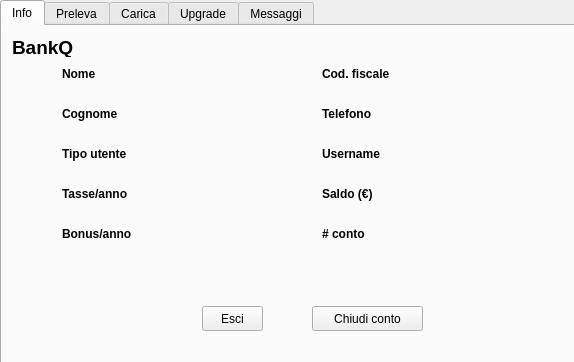
<?xml version="1.0" encoding="UTF-8"?>
<ui version="4.0">
 <class>UserInfo</class>
 <widget class="QDialog" name="UserInfo">
  <property name="geometry">
   <rect>
    <x>0</x>
    <y>0</y>
    <width>574</width>
    <height>362</height>
   </rect>
  </property>
  <property name="windowTitle">
   <string>BankQ</string>
  </property>
  <widget class="QTabWidget" name="tabWidget">
   <property name="geometry">
    <rect>
     <x>0</x>
     <y>0</y>
     <width>900</width>
     <height>700</height>
    </rect>
   </property>
   <property name="locale">
    <locale language="Italian" country="Italy"/>
   </property>
   <property name="currentIndex">
    <number>0</number>
   </property>
   <widget class="QWidget" name="tab">
    <attribute name="title">
     <string>Info</string>
    </attribute>
    <widget class="QLabel" name="label">
     <property name="geometry">
      <rect>
       <x>60</x>
       <y>40</y>
       <width>67</width>
       <height>17</height>
      </rect>
     </property>
     <property name="text">
      <string>&lt;html&gt;&lt;head/&gt;&lt;body&gt;&lt;p&gt;&lt;span style=&quot; font-weight:600;&quot;&gt;Nome&lt;/span&gt;&lt;/p&gt;&lt;/body&gt;&lt;/html&gt;</string>
     </property>
    </widget>
    <widget class="QLabel" name="label_2">
     <property name="geometry">
      <rect>
       <x>60</x>
       <y>80</y>
       <width>71</width>
       <height>17</height>
      </rect>
     </property>
     <property name="text">
      <string>&lt;html&gt;&lt;head/&gt;&lt;body&gt;&lt;p&gt;&lt;span style=&quot; font-weight:600;&quot;&gt;Cognome&lt;/span&gt;&lt;/p&gt;&lt;/body&gt;&lt;/html&gt;</string>
     </property>
    </widget>
    <widget class="QLabel" name="label_3">
     <property name="geometry">
      <rect>
       <x>320</x>
       <y>160</y>
       <width>67</width>
       <height>17</height>
      </rect>
     </property>
     <property name="text">
      <string>&lt;html&gt;&lt;head/&gt;&lt;body&gt;&lt;p&gt;&lt;span style=&quot; font-weight:600;&quot;&gt;Saldo (€)&lt;/span&gt;&lt;/p&gt;&lt;/body&gt;&lt;/html&gt;</string>
     </property>
    </widget>
    <widget class="QLabel" name="label_4">
     <property name="geometry">
      <rect>
       <x>180</x>
       <y>40</y>
       <width>111</width>
       <height>17</height>
      </rect>
     </property>
     <property name="text">
      <string/>
     </property>
    </widget>
    <widget class="QLabel" name="label_5">
     <property name="geometry">
      <rect>
       <x>180</x>
       <y>80</y>
       <width>101</width>
       <height>17</height>
      </rect>
     </property>
     <property name="text">
      <string/>
     </property>
    </widget>
    <widget class="QLabel" name="label_6">
     <property name="geometry">
      <rect>
       <x>180</x>
       <y>120</y>
       <width>111</width>
       <height>17</height>
      </rect>
     </property>
     <property name="text">
      <string/>
     </property>
    </widget>
    <widget class="QToolButton" name="toolButton">
     <property name="geometry">
      <rect>
       <x>200</x>
       <y>280</y>
       <width>61</width>
       <height>25</height>
      </rect>
     </property>
     <property name="text">
      <string>Esci</string>
     </property>
    </widget>
    <widget class="QToolButton" name="toolButton_2">
     <property name="geometry">
      <rect>
       <x>310</x>
       <y>280</y>
       <width>111</width>
       <height>25</height>
      </rect>
     </property>
     <property name="text">
      <string>Chiudi conto</string>
     </property>
    </widget>
    <widget class="QLabel" name="label_7">
     <property name="geometry">
      <rect>
       <x>60</x>
       <y>120</y>
       <width>91</width>
       <height>17</height>
      </rect>
     </property>
     <property name="text">
      <string>&lt;html&gt;&lt;head/&gt;&lt;body&gt;&lt;p&gt;&lt;span style=&quot; font-weight:600;&quot;&gt;Tipo utente&lt;/span&gt;&lt;/p&gt;&lt;/body&gt;&lt;/html&gt;</string>
     </property>
    </widget>
    <widget class="QLabel" name="label_8">
     <property name="geometry">
      <rect>
       <x>60</x>
       <y>160</y>
       <width>91</width>
       <height>17</height>
      </rect>
     </property>
     <property name="text">
      <string>&lt;html&gt;&lt;head/&gt;&lt;body&gt;&lt;p&gt;&lt;span style=&quot; font-weight:600;&quot;&gt;Tasse/anno&lt;/span&gt;&lt;/p&gt;&lt;/body&gt;&lt;/html&gt;</string>
     </property>
    </widget>
    <widget class="QLabel" name="label_9">
     <property name="geometry">
      <rect>
       <x>60</x>
       <y>200</y>
       <width>91</width>
       <height>17</height>
      </rect>
     </property>
     <property name="text">
      <string>&lt;html&gt;&lt;head/&gt;&lt;body&gt;&lt;p&gt;&lt;span style=&quot; font-weight:600;&quot;&gt;Bonus/anno&lt;/span&gt;&lt;/p&gt;&lt;/body&gt;&lt;/html&gt;</string>
     </property>
    </widget>
    <widget class="QLabel" name="label_10">
     <property name="geometry">
      <rect>
       <x>180</x>
       <y>160</y>
       <width>131</width>
       <height>17</height>
      </rect>
     </property>
     <property name="text">
      <string/>
     </property>
    </widget>
    <widget class="QLabel" name="label_11">
     <property name="geometry">
      <rect>
       <x>180</x>
       <y>200</y>
       <width>131</width>
       <height>17</height>
      </rect>
     </property>
     <property name="text">
      <string/>
     </property>
    </widget>
    <widget class="QLabel" name="label_12">
     <property name="geometry">
      <rect>
       <x>440</x>
       <y>160</y>
       <width>111</width>
       <height>17</height>
      </rect>
     </property>
     <property name="text">
      <string/>
     </property>
    </widget>
    <widget class="QLabel" name="label_13">
     <property name="geometry">
      <rect>
       <x>10</x>
       <y>10</y>
       <width>71</width>
       <height>21</height>
      </rect>
     </property>
     <property name="text">
      <string>&lt;html&gt;&lt;head/&gt;&lt;body&gt;&lt;p&gt;&lt;span style=&quot; font-size:14pt; font-weight:600;&quot;&gt;BankQ&lt;/span&gt;&lt;/p&gt;&lt;/body&gt;&lt;/html&gt;</string>
     </property>
    </widget>
    <widget class="QLabel" name="label_74">
     <property name="geometry">
      <rect>
       <x>320</x>
       <y>40</y>
       <width>91</width>
       <height>17</height>
      </rect>
     </property>
     <property name="text">
      <string>&lt;html&gt;&lt;head/&gt;&lt;body&gt;&lt;p&gt;&lt;span style=&quot; font-weight:600;&quot;&gt;Cod. fiscale&lt;/span&gt;&lt;/p&gt;&lt;/body&gt;&lt;/html&gt;</string>
     </property>
    </widget>
    <widget class="QLabel" name="label_75">
     <property name="geometry">
      <rect>
       <x>440</x>
       <y>40</y>
       <width>121</width>
       <height>17</height>
      </rect>
     </property>
     <property name="text">
      <string>&lt;html&gt;&lt;head/&gt;&lt;body&gt;&lt;p&gt;&lt;br/&gt;&lt;/p&gt;&lt;/body&gt;&lt;/html&gt;</string>
     </property>
    </widget>
    <widget class="QLabel" name="label_76">
     <property name="geometry">
      <rect>
       <x>320</x>
       <y>80</y>
       <width>81</width>
       <height>17</height>
      </rect>
     </property>
     <property name="text">
      <string>&lt;html&gt;&lt;head/&gt;&lt;body&gt;&lt;p&gt;&lt;span style=&quot; font-weight:600;&quot;&gt;Telefono&lt;/span&gt;&lt;/p&gt;&lt;/body&gt;&lt;/html&gt;</string>
     </property>
    </widget>
    <widget class="QLabel" name="label_77">
     <property name="geometry">
      <rect>
       <x>440</x>
       <y>80</y>
       <width>111</width>
       <height>17</height>
      </rect>
     </property>
     <property name="text">
      <string>&lt;html&gt;&lt;head/&gt;&lt;body&gt;&lt;p&gt;&lt;br/&gt;&lt;/p&gt;&lt;/body&gt;&lt;/html&gt;</string>
     </property>
    </widget>
    <widget class="QLabel" name="label_78">
     <property name="geometry">
      <rect>
       <x>440</x>
       <y>120</y>
       <width>111</width>
       <height>17</height>
      </rect>
     </property>
     <property name="text">
      <string>&lt;html&gt;&lt;head/&gt;&lt;body&gt;&lt;p&gt;&lt;br/&gt;&lt;/p&gt;&lt;/body&gt;&lt;/html&gt;</string>
     </property>
    </widget>
    <widget class="QLabel" name="label_79">
     <property name="geometry">
      <rect>
       <x>320</x>
       <y>120</y>
       <width>81</width>
       <height>17</height>
      </rect>
     </property>
     <property name="text">
      <string>&lt;html&gt;&lt;head/&gt;&lt;body&gt;&lt;p&gt;&lt;span style=&quot; font-weight:600;&quot;&gt;Username&lt;/span&gt;&lt;/p&gt;&lt;/body&gt;&lt;/html&gt;</string>
     </property>
    </widget>
    <widget class="QLabel" name="label_16">
     <property name="geometry">
      <rect>
       <x>320</x>
       <y>200</y>
       <width>67</width>
       <height>17</height>
      </rect>
     </property>
     <property name="text">
      <string>&lt;html&gt;&lt;head/&gt;&lt;body&gt;&lt;p&gt;&lt;span style=&quot; font-weight:600;&quot;&gt;# conto&lt;/span&gt;&lt;/p&gt;&lt;/body&gt;&lt;/html&gt;</string>
     </property>
    </widget>
    <widget class="QLabel" name="label_24">
     <property name="geometry">
      <rect>
       <x>440</x>
       <y>200</y>
       <width>111</width>
       <height>17</height>
      </rect>
     </property>
     <property name="text">
      <string>&lt;html&gt;&lt;head/&gt;&lt;body&gt;&lt;p&gt;&lt;br/&gt;&lt;/p&gt;&lt;/body&gt;&lt;/html&gt;</string>
     </property>
    </widget>
   </widget>
   <widget class="QWidget" name="tab_2">
    <attribute name="title">
     <string>Preleva</string>
    </attribute>
    <widget class="QLabel" name="label_14">
     <property name="geometry">
      <rect>
       <x>10</x>
       <y>10</y>
       <width>71</width>
       <height>21</height>
      </rect>
     </property>
     <property name="text">
      <string>&lt;html&gt;&lt;head/&gt;&lt;body&gt;&lt;p&gt;&lt;span style=&quot; font-size:14pt; font-weight:600;&quot;&gt;BankQ&lt;/span&gt;&lt;/p&gt;&lt;/body&gt;&lt;/html&gt;</string>
     </property>
    </widget>
    <widget class="QLabel" name="label_17">
     <property name="geometry">
      <rect>
       <x>50</x>
       <y>70</y>
       <width>101</width>
       <height>17</height>
      </rect>
     </property>
     <property name="text">
      <string>&lt;html&gt;&lt;head/&gt;&lt;body&gt;&lt;p&gt;&lt;span style=&quot; font-weight:600;&quot;&gt;Saldo attuale&lt;/span&gt;&lt;/p&gt;&lt;/body&gt;&lt;/html&gt;</string>
     </property>
    </widget>
    <widget class="QLabel" name="label_18">
     <property name="geometry">
      <rect>
       <x>50</x>
       <y>110</y>
       <width>131</width>
       <height>17</height>
      </rect>
     </property>
     <property name="text">
      <string>&lt;html&gt;&lt;head/&gt;&lt;body&gt;&lt;p&gt;&lt;span style=&quot; font-weight:600;&quot;&gt;Cifra da prelevare&lt;/span&gt;&lt;/p&gt;&lt;/body&gt;&lt;/html&gt;</string>
     </property>
    </widget>
    <widget class="QLabel" name="label_19">
     <property name="geometry">
      <rect>
       <x>210</x>
       <y>70</y>
       <width>141</width>
       <height>17</height>
      </rect>
     </property>
     <property name="text">
      <string>TextLabel</string>
     </property>
    </widget>
    <widget class="QLineEdit" name="lineEdit">
     <property name="geometry">
      <rect>
       <x>210</x>
       <y>100</y>
       <width>141</width>
       <height>27</height>
      </rect>
     </property>
    </widget>
    <widget class="QToolButton" name="toolButton_3">
     <property name="geometry">
      <rect>
       <x>190</x>
       <y>180</y>
       <width>71</width>
       <height>25</height>
      </rect>
     </property>
     <property name="text">
      <string>Preleva</string>
     </property>
    </widget>
   </widget>
   <widget class="QWidget" name="tab_3">
    <attribute name="title">
     <string>Carica</string>
    </attribute>
    <widget class="QToolButton" name="toolButton_4">
     <property name="geometry">
      <rect>
       <x>190</x>
       <y>230</y>
       <width>71</width>
       <height>25</height>
      </rect>
     </property>
     <property name="text">
      <string>Carica</string>
     </property>
    </widget>
    <widget class="QLabel" name="label_20">
     <property name="geometry">
      <rect>
       <x>50</x>
       <y>110</y>
       <width>131</width>
       <height>17</height>
      </rect>
     </property>
     <property name="text">
      <string>&lt;html&gt;&lt;head/&gt;&lt;body&gt;&lt;p&gt;&lt;span style=&quot; font-weight:600;&quot;&gt;Cifra da caricare&lt;/span&gt;&lt;/p&gt;&lt;/body&gt;&lt;/html&gt;</string>
     </property>
    </widget>
    <widget class="QLabel" name="label_21">
     <property name="geometry">
      <rect>
       <x>50</x>
       <y>70</y>
       <width>101</width>
       <height>17</height>
      </rect>
     </property>
     <property name="text">
      <string>&lt;html&gt;&lt;head/&gt;&lt;body&gt;&lt;p&gt;&lt;span style=&quot; font-weight:600;&quot;&gt;Saldo attuale&lt;/span&gt;&lt;/p&gt;&lt;/body&gt;&lt;/html&gt;</string>
     </property>
    </widget>
    <widget class="QLineEdit" name="lineEdit_2">
     <property name="geometry">
      <rect>
       <x>210</x>
       <y>100</y>
       <width>141</width>
       <height>27</height>
      </rect>
     </property>
    </widget>
    <widget class="QLabel" name="label_22">
     <property name="geometry">
      <rect>
       <x>210</x>
       <y>70</y>
       <width>141</width>
       <height>17</height>
      </rect>
     </property>
     <property name="text">
      <string>TextLabel</string>
     </property>
    </widget>
    <widget class="QLabel" name="label_23">
     <property name="geometry">
      <rect>
       <x>10</x>
       <y>10</y>
       <width>71</width>
       <height>21</height>
      </rect>
     </property>
     <property name="text">
      <string>&lt;html&gt;&lt;head/&gt;&lt;body&gt;&lt;p&gt;&lt;span style=&quot; font-size:14pt; font-weight:600;&quot;&gt;BankQ&lt;/span&gt;&lt;/p&gt;&lt;/body&gt;&lt;/html&gt;</string>
     </property>
    </widget>
    <widget class="QLineEdit" name="lineEdit_3">
     <property name="geometry">
      <rect>
       <x>210</x>
       <y>140</y>
       <width>141</width>
       <height>27</height>
      </rect>
     </property>
    </widget>
    <widget class="QLabel" name="label_15">
     <property name="geometry">
      <rect>
       <x>50</x>
       <y>150</y>
       <width>111</width>
       <height>17</height>
      </rect>
     </property>
     <property name="text">
      <string>&lt;html&gt;&lt;head/&gt;&lt;body&gt;&lt;p&gt;&lt;span style=&quot; font-weight:600;&quot;&gt;Numero conto&lt;/span&gt;&lt;/p&gt;&lt;/body&gt;&lt;/html&gt;</string>
     </property>
    </widget>
   </widget>
   <widget class="QWidget" name="tab_4">
    <attribute name="title">
     <string>Upgrade</string>
    </attribute>
    <widget class="QLabel" name="label_65">
     <property name="geometry">
      <rect>
       <x>50</x>
       <y>70</y>
       <width>101</width>
       <height>17</height>
      </rect>
     </property>
     <property name="text">
      <string>&lt;html&gt;&lt;head/&gt;&lt;body&gt;&lt;p&gt;&lt;span style=&quot; font-weight:600;&quot;&gt;Saldo attuale&lt;/span&gt;&lt;/p&gt;&lt;/body&gt;&lt;/html&gt;</string>
     </property>
    </widget>
    <widget class="QLabel" name="label_66">
     <property name="geometry">
      <rect>
       <x>210</x>
       <y>70</y>
       <width>121</width>
       <height>17</height>
      </rect>
     </property>
     <property name="text">
      <string>TextLabel</string>
     </property>
    </widget>
    <widget class="QLabel" name="label_67">
     <property name="geometry">
      <rect>
       <x>50</x>
       <y>110</y>
       <width>131</width>
       <height>17</height>
      </rect>
     </property>
     <property name="text">
      <string>&lt;html&gt;&lt;head/&gt;&lt;body&gt;&lt;p&gt;&lt;span style=&quot; font-weight:600;&quot;&gt;Costo gold&lt;/span&gt;&lt;/p&gt;&lt;/body&gt;&lt;/html&gt;</string>
     </property>
    </widget>
    <widget class="QLabel" name="label_68">
     <property name="geometry">
      <rect>
       <x>10</x>
       <y>10</y>
       <width>71</width>
       <height>21</height>
      </rect>
     </property>
     <property name="text">
      <string>&lt;html&gt;&lt;head/&gt;&lt;body&gt;&lt;p&gt;&lt;span style=&quot; font-size:14pt; font-weight:600;&quot;&gt;BankQ&lt;/span&gt;&lt;/p&gt;&lt;/body&gt;&lt;/html&gt;</string>
     </property>
    </widget>
    <widget class="QToolButton" name="toolButton_13">
     <property name="geometry">
      <rect>
       <x>190</x>
       <y>230</y>
       <width>81</width>
       <height>25</height>
      </rect>
     </property>
     <property name="text">
      <string>Upgrade</string>
     </property>
    </widget>
    <widget class="QLabel" name="label_69">
     <property name="geometry">
      <rect>
       <x>50</x>
       <y>150</y>
       <width>111</width>
       <height>17</height>
      </rect>
     </property>
     <property name="text">
      <string>&lt;html&gt;&lt;head/&gt;&lt;body&gt;&lt;p&gt;&lt;span style=&quot; font-weight:600;&quot;&gt;Aumento tasse&lt;/span&gt;&lt;/p&gt;&lt;/body&gt;&lt;/html&gt;</string>
     </property>
    </widget>
    <widget class="QLabel" name="label_70">
     <property name="geometry">
      <rect>
       <x>210</x>
       <y>110</y>
       <width>121</width>
       <height>17</height>
      </rect>
     </property>
     <property name="text">
      <string>TextLabel</string>
     </property>
    </widget>
    <widget class="QLabel" name="label_71">
     <property name="geometry">
      <rect>
       <x>210</x>
       <y>150</y>
       <width>121</width>
       <height>17</height>
      </rect>
     </property>
     <property name="text">
      <string>TextLabel</string>
     </property>
    </widget>
    <widget class="QLabel" name="label_72">
     <property name="geometry">
      <rect>
       <x>50</x>
       <y>190</y>
       <width>121</width>
       <height>17</height>
      </rect>
     </property>
     <property name="text">
      <string>&lt;html&gt;&lt;head/&gt;&lt;body&gt;&lt;p&gt;&lt;span style=&quot; font-weight:600;&quot;&gt;Aumento bonus&lt;/span&gt;&lt;/p&gt;&lt;/body&gt;&lt;/html&gt;</string>
     </property>
    </widget>
    <widget class="QLabel" name="label_73">
     <property name="geometry">
      <rect>
       <x>210</x>
       <y>190</y>
       <width>111</width>
       <height>17</height>
      </rect>
     </property>
     <property name="text">
      <string>TextLabel</string>
     </property>
    </widget>
   </widget>
   <widget class="QWidget" name="tab_5">
    <attribute name="title">
     <string>Messaggi</string>
    </attribute>
    <widget class="QTableView" name="tableView">
     <property name="geometry">
      <rect>
       <x>30</x>
       <y>40</y>
       <width>511</width>
       <height>221</height>
      </rect>
     </property>
    </widget>
    <widget class="QToolButton" name="toolButton_5">
     <property name="geometry">
      <rect>
       <x>230</x>
       <y>280</y>
       <width>101</width>
       <height>22</height>
      </rect>
     </property>
     <property name="text">
      <string>Visualizzati</string>
     </property>
    </widget>
    <widget class="QLabel" name="label_25">
     <property name="geometry">
      <rect>
       <x>30</x>
       <y>10</y>
       <width>441</width>
       <height>16</height>
      </rect>
     </property>
     <property name="text">
      <string/>
     </property>
    </widget>
   </widget>
  </widget>
 </widget>
 <resources/>
 <connections/>
</ui>
